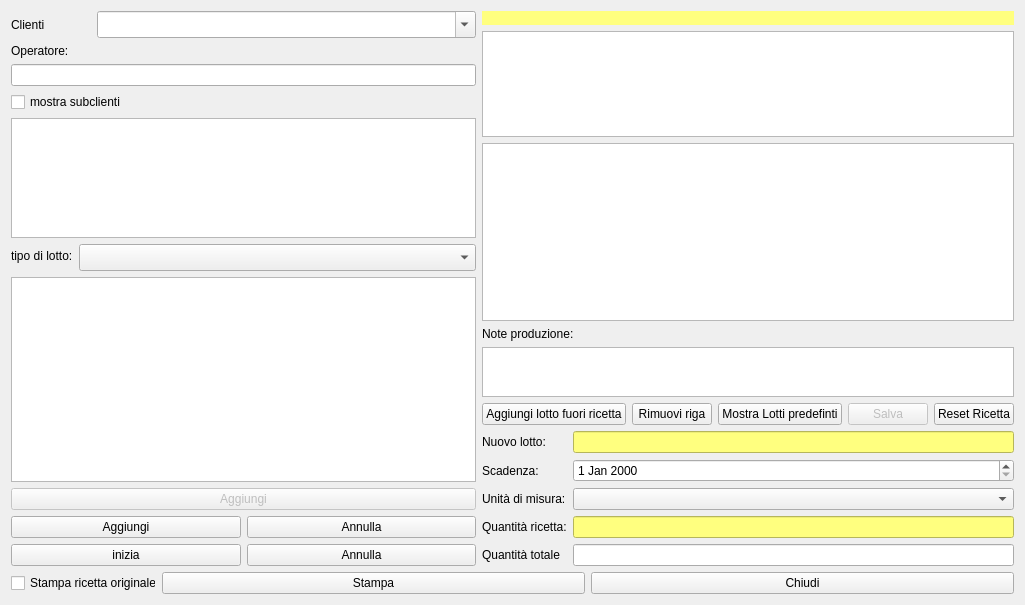
<?xml version="1.0" encoding="UTF-8"?>
<ui version="4.0">
 <class>HProduction</class>
 <widget class="QWidget" name="HProduction">
  <property name="windowModality">
   <enum>Qt::NonModal</enum>
  </property>
  <property name="enabled">
   <bool>true</bool>
  </property>
  <property name="geometry">
   <rect>
    <x>0</x>
    <y>0</y>
    <width>1025</width>
    <height>605</height>
   </rect>
  </property>
  <property name="windowTitle">
   <string>Produzione</string>
  </property>
  <property name="windowIcon">
   <iconset resource="icons.qrc">
    <normaloff>:/Resources/Gears.PNG</normaloff>:/Resources/Gears.PNG</iconset>
  </property>
  <layout class="QVBoxLayout" name="verticalLayout_6">
   <item>
    <layout class="QHBoxLayout" name="horizontalLayout_7">
     <item>
      <layout class="QVBoxLayout" name="verticalLayout">
       <item>
        <layout class="QHBoxLayout" name="horizontalLayout_6">
         <item>
          <widget class="QLabel" name="label_8">
           <property name="minimumSize">
            <size>
             <width>65</width>
             <height>0</height>
            </size>
           </property>
           <property name="maximumSize">
            <size>
             <width>80</width>
             <height>16777215</height>
            </size>
           </property>
           <property name="text">
            <string>Clienti</string>
           </property>
          </widget>
         </item>
         <item>
          <widget class="QComboBox" name="cbClienti">
           <property name="minimumSize">
            <size>
             <width>150</width>
             <height>0</height>
            </size>
           </property>
           <property name="font">
            <font>
             <pointsize>12</pointsize>
            </font>
           </property>
           <property name="editable">
            <bool>true</bool>
           </property>
           <property name="insertPolicy">
            <enum>QComboBox::NoInsert</enum>
           </property>
           <property name="modelColumn">
            <number>1</number>
           </property>
          </widget>
         </item>
        </layout>
       </item>
       <item>
        <widget class="QLabel" name="label">
         <property name="text">
          <string>Operatore:</string>
         </property>
        </widget>
       </item>
       <item>
        <widget class="QLineEdit" name="leOperatore">
         <property name="clearButtonEnabled">
          <bool>true</bool>
         </property>
        </widget>
       </item>
       <item>
        <widget class="QCheckBox" name="checkBox">
         <property name="text">
          <string>mostra subclienti</string>
         </property>
        </widget>
       </item>
       <item>
        <widget class="QListView" name="lvSubclienti">
         <property name="maximumSize">
          <size>
           <width>16777215</width>
           <height>120</height>
          </size>
         </property>
         <property name="font">
          <font>
           <pointsize>12</pointsize>
          </font>
         </property>
        </widget>
       </item>
       <item>
        <layout class="QFormLayout" name="formLayout_3">
         <item row="0" column="0">
          <widget class="QLabel" name="label_6">
           <property name="text">
            <string>tipo di lotto:</string>
           </property>
          </widget>
         </item>
         <item row="0" column="1">
          <widget class="QComboBox" name="cbTipoLotto">
           <property name="font">
            <font>
             <pointsize>12</pointsize>
            </font>
           </property>
          </widget>
         </item>
        </layout>
       </item>
       <item>
        <widget class="QListView" name="lvRicette">
         <property name="maximumSize">
          <size>
           <width>16777215</width>
           <height>16777215</height>
          </size>
         </property>
         <property name="font">
          <font>
           <pointsize>12</pointsize>
          </font>
         </property>
         <property name="selectionBehavior">
          <enum>QAbstractItemView::SelectRows</enum>
         </property>
        </widget>
       </item>
       <item>
        <layout class="QHBoxLayout" name="horizontalLayout_8"/>
       </item>
       <item>
        <layout class="QHBoxLayout" name="horizontalLayout_3">
         <item>
          <widget class="QPushButton" name="pushButton">
           <property name="enabled">
            <bool>false</bool>
           </property>
           <property name="text">
            <string>Aggiungi</string>
           </property>
           <property name="icon">
            <iconset resource="icons.qrc">
             <normaloff>:/Resources/Plus.PNG</normaloff>:/Resources/Plus.PNG</iconset>
           </property>
           <property name="iconSize">
            <size>
             <width>32</width>
             <height>32</height>
            </size>
           </property>
          </widget>
         </item>
        </layout>
       </item>
       <item>
        <layout class="QVBoxLayout" name="verticalLayout_2">
         <item>
          <layout class="QFormLayout" name="formLayout_2"/>
         </item>
         <item>
          <layout class="QHBoxLayout" name="horizontalLayout_4">
           <item>
            <widget class="QPushButton" name="pbAddLottoFuoriRicetta">
             <property name="text">
              <string>Aggiungi</string>
             </property>
             <property name="icon">
              <iconset resource="icons.qrc">
               <normaloff>:/Resources/Plus.PNG</normaloff>:/Resources/Plus.PNG</iconset>
             </property>
            </widget>
           </item>
           <item>
            <widget class="QPushButton" name="pbAnnulla">
             <property name="text">
              <string>Annulla</string>
             </property>
             <property name="icon">
              <iconset resource="icons.qrc">
               <normaloff>:/Resources/Counterclockwise-arrow64.png</normaloff>:/Resources/Counterclockwise-arrow64.png</iconset>
             </property>
            </widget>
           </item>
          </layout>
         </item>
        </layout>
       </item>
       <item>
        <layout class="QHBoxLayout" name="horizontalLayout_5">
         <item>
          <widget class="QPushButton" name="pushButton_5">
           <property name="minimumSize">
            <size>
             <width>130</width>
             <height>0</height>
            </size>
           </property>
           <property name="text">
            <string>inizia</string>
           </property>
           <property name="icon">
            <iconset resource="icons.qrc">
             <normaloff>:/Resources/Play64.png</normaloff>:/Resources/Play64.png</iconset>
           </property>
           <property name="iconSize">
            <size>
             <width>32</width>
             <height>32</height>
            </size>
           </property>
          </widget>
         </item>
         <item>
          <widget class="QPushButton" name="pushButton_6">
           <property name="minimumSize">
            <size>
             <width>130</width>
             <height>0</height>
            </size>
           </property>
           <property name="text">
            <string>Annulla</string>
           </property>
           <property name="icon">
            <iconset resource="icons.qrc">
             <normaloff>:/Resources/Banned-Sign.PNG</normaloff>:/Resources/Banned-Sign.PNG</iconset>
           </property>
           <property name="iconSize">
            <size>
             <width>32</width>
             <height>32</height>
            </size>
           </property>
          </widget>
         </item>
        </layout>
       </item>
      </layout>
     </item>
     <item>
      <layout class="QVBoxLayout" name="verticalLayout_5">
       <item>
        <widget class="QLabel" name="lbRicetta">
         <property name="styleSheet">
          <string notr="true">background-color: rgb(255, 255, 127);</string>
         </property>
         <property name="text">
          <string/>
         </property>
        </widget>
       </item>
       <item>
        <widget class="QTextBrowser" name="textBrowser">
         <property name="maximumSize">
          <size>
           <width>16777215</width>
           <height>120</height>
          </size>
         </property>
         <property name="font">
          <font>
           <pointsize>10</pointsize>
          </font>
         </property>
        </widget>
       </item>
       <item>
        <widget class="QTableView" name="tableView">
         <property name="enabled">
          <bool>true</bool>
         </property>
         <property name="font">
          <font>
           <pointsize>10</pointsize>
          </font>
         </property>
         <property name="autoScroll">
          <bool>false</bool>
         </property>
         <property name="editTriggers">
          <set>QAbstractItemView::EditKeyPressed</set>
         </property>
         <property name="selectionMode">
          <enum>QAbstractItemView::SingleSelection</enum>
         </property>
         <property name="selectionBehavior">
          <enum>QAbstractItemView::SelectRows</enum>
         </property>
         <attribute name="verticalHeaderVisible">
          <bool>false</bool>
         </attribute>
        </widget>
       </item>
       <item>
        <layout class="QVBoxLayout" name="verticalLayout_3">
         <item>
          <widget class="QLabel" name="label_10">
           <property name="maximumSize">
            <size>
             <width>16777215</width>
             <height>30</height>
            </size>
           </property>
           <property name="text">
            <string>Note produzione:</string>
           </property>
          </widget>
         </item>
         <item>
          <widget class="QPlainTextEdit" name="tNote">
           <property name="maximumSize">
            <size>
             <width>16777215</width>
             <height>50</height>
            </size>
           </property>
           <property name="font">
            <font>
             <pointsize>10</pointsize>
            </font>
           </property>
          </widget>
         </item>
        </layout>
       </item>
       <item>
        <layout class="QHBoxLayout" name="horizontalLayout">
         <item>
          <widget class="QPushButton" name="pushButton_7">
           <property name="text">
            <string>Aggiungi lotto fuori ricetta</string>
           </property>
           <property name="icon">
            <iconset resource="icons.qrc">
             <normaloff>:/Resources/Download.PNG</normaloff>:/Resources/Download.PNG</iconset>
           </property>
           <property name="iconSize">
            <size>
             <width>32</width>
             <height>32</height>
            </size>
           </property>
           <property name="checkable">
            <bool>false</bool>
           </property>
          </widget>
         </item>
         <item>
          <widget class="QPushButton" name="pushButton_2">
           <property name="text">
            <string>Rimuovi riga</string>
           </property>
           <property name="icon">
            <iconset resource="icons.qrc">
             <normaloff>:/Resources/Minus.PNG</normaloff>:/Resources/Minus.PNG</iconset>
           </property>
           <property name="iconSize">
            <size>
             <width>32</width>
             <height>32</height>
            </size>
           </property>
          </widget>
         </item>
         <item>
          <widget class="QPushButton" name="pbPreferredLots">
           <property name="text">
            <string>Mostra Lotti predefinti</string>
           </property>
           <property name="icon">
            <iconset resource="icons.qrc">
             <normaloff>:/Resources/Center64.png</normaloff>:/Resources/Center64.png</iconset>
           </property>
           <property name="iconSize">
            <size>
             <width>32</width>
             <height>32</height>
            </size>
           </property>
          </widget>
         </item>
         <item>
          <widget class="QPushButton" name="pushButton_3">
           <property name="enabled">
            <bool>false</bool>
           </property>
           <property name="text">
            <string>Salva</string>
           </property>
           <property name="icon">
            <iconset resource="icons.qrc">
             <normaloff>:/Resources/save-icon.png</normaloff>:/Resources/save-icon.png</iconset>
           </property>
           <property name="iconSize">
            <size>
             <width>32</width>
             <height>32</height>
            </size>
           </property>
          </widget>
         </item>
         <item>
          <widget class="QPushButton" name="pushButton_11">
           <property name="text">
            <string>Reset Ricetta</string>
           </property>
           <property name="icon">
            <iconset resource="icons.qrc">
             <normaloff>:/Resources/Arrow-Left.PNG</normaloff>:/Resources/Arrow-Left.PNG</iconset>
           </property>
           <property name="iconSize">
            <size>
             <width>32</width>
             <height>32</height>
            </size>
           </property>
          </widget>
         </item>
        </layout>
       </item>
       <item>
        <layout class="QGridLayout" name="gridLayout">
         <item row="4" column="0">
          <widget class="QLabel" name="label_3">
           <property name="text">
            <string>Quantità totale</string>
           </property>
          </widget>
         </item>
         <item row="0" column="0">
          <widget class="QLabel" name="label_5">
           <property name="text">
            <string>Nuovo lotto:</string>
           </property>
          </widget>
         </item>
         <item row="0" column="1">
          <widget class="QLineEdit" name="leNuovoLot">
           <property name="styleSheet">
            <string notr="true">background-color: rgb(255, 255, 127);</string>
           </property>
           <property name="readOnly">
            <bool>true</bool>
           </property>
          </widget>
         </item>
         <item row="3" column="1">
          <widget class="QLineEdit" name="leQuaRic">
           <property name="enabled">
            <bool>true</bool>
           </property>
           <property name="styleSheet">
            <string notr="true">background-color: rgb(255, 255, 127);</string>
           </property>
           <property name="readOnly">
            <bool>true</bool>
           </property>
          </widget>
         </item>
         <item row="1" column="0">
          <widget class="QLabel" name="label_9">
           <property name="text">
            <string>Scadenza:</string>
           </property>
          </widget>
         </item>
         <item row="1" column="1">
          <widget class="QDateEdit" name="dateEdit"/>
         </item>
         <item row="2" column="0">
          <widget class="QLabel" name="label_7">
           <property name="text">
            <string>Unità di misura:</string>
           </property>
          </widget>
         </item>
         <item row="2" column="1">
          <widget class="QComboBox" name="cbUm"/>
         </item>
         <item row="3" column="0">
          <widget class="QLabel" name="label_11">
           <property name="text">
            <string>Quantità ricetta:</string>
           </property>
          </widget>
         </item>
         <item row="4" column="1">
          <widget class="QLineEdit" name="leQtyTotal">
           <property name="clearButtonEnabled">
            <bool>true</bool>
           </property>
          </widget>
         </item>
        </layout>
       </item>
       <item>
        <layout class="QVBoxLayout" name="verticalLayout_4"/>
       </item>
      </layout>
     </item>
    </layout>
   </item>
   <item>
    <layout class="QHBoxLayout" name="horizontalLayout_2">
     <item>
      <widget class="QCheckBox" name="checkBox_2">
       <property name="minimumSize">
        <size>
         <width>145</width>
         <height>0</height>
        </size>
       </property>
       <property name="maximumSize">
        <size>
         <width>145</width>
         <height>16777215</height>
        </size>
       </property>
       <property name="text">
        <string>Stampa ricetta originale</string>
       </property>
      </widget>
     </item>
     <item>
      <widget class="QPushButton" name="pushButton_10">
       <property name="enabled">
        <bool>true</bool>
       </property>
       <property name="text">
        <string>Stampa</string>
       </property>
       <property name="icon">
        <iconset resource="icons.qrc">
         <normaloff>:/Resources/Printer-icon.png</normaloff>:/Resources/Printer-icon.png</iconset>
       </property>
       <property name="iconSize">
        <size>
         <width>32</width>
         <height>32</height>
        </size>
       </property>
      </widget>
     </item>
     <item>
      <widget class="QPushButton" name="pushButton_4">
       <property name="text">
        <string>Chiudi</string>
       </property>
       <property name="icon">
        <iconset resource="icons.qrc">
         <normaloff>:/Resources/Actions-window-close-icon.png</normaloff>:/Resources/Actions-window-close-icon.png</iconset>
       </property>
       <property name="iconSize">
        <size>
         <width>32</width>
         <height>32</height>
        </size>
       </property>
      </widget>
     </item>
    </layout>
   </item>
  </layout>
 </widget>
 <tabstops>
  <tabstop>pushButton</tabstop>
  <tabstop>checkBox</tabstop>
  <tabstop>pbAnnulla</tabstop>
  <tabstop>pushButton_5</tabstop>
  <tabstop>pushButton_6</tabstop>
  <tabstop>leQtyTotal</tabstop>
  <tabstop>cbTipoLotto</tabstop>
  <tabstop>tableView</tabstop>
  <tabstop>pushButton_7</tabstop>
  <tabstop>tNote</tabstop>
  <tabstop>leNuovoLot</tabstop>
  <tabstop>leQuaRic</tabstop>
  <tabstop>dateEdit</tabstop>
  <tabstop>cbUm</tabstop>
  <tabstop>lvSubclienti</tabstop>
  <tabstop>cbClienti</tabstop>
  <tabstop>leOperatore</tabstop>
  <tabstop>pushButton_4</tabstop>
  <tabstop>textBrowser</tabstop>
  <tabstop>pbAddLottoFuoriRicetta</tabstop>
  <tabstop>lvRicette</tabstop>
 </tabstops>
 <resources>
  <include location="icons.qrc"/>
 </resources>
 <connections/>
</ui>
